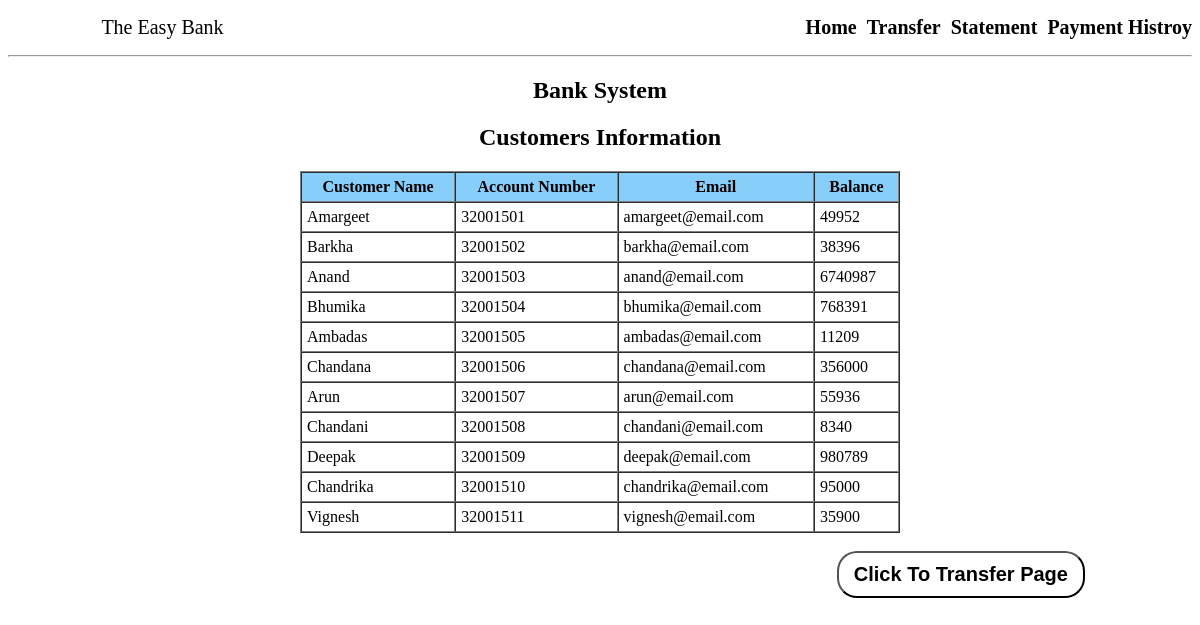
The page / on the database its author committed.
### tables this page shows
CREATE TABLE IF NOT EXISTS `bank_rec` (
  `name` varchar(20) NOT NULL,
  `acc_num` int NOT NULL,
  `bal` int NOT NULL,
  `email` varchar(20) DEFAULT NULL,
  PRIMARY KEY (`acc_num`)
);

### index.php (the view, shortened to what this page needs)
<?php
	include 'connection.php';
?>
<!DOCTYPE html>
<html>
<head>
</head>
<body>
	<?php include 'nav.php';  ?>
	<div class="box">
		<h2>Bank System </h2>
		<h2>Customers Information</h2>
		<table border="1px" cellpadding="5px" cellspacing="0px" align="center">
			<form action="transfer.php" metdod="post">
			<tr>
				<th>Customer Name</th>
				<th>Account Number</th>
				<th>Email</th>
				<th>Balance</th>
			</tr>
			<?php
				for ($i=1; $i<=9 ; $i++) {
					echo "<tr><td>";
					if(isset($con)){
					$qry = "select name from bank_rec where acc_num = 3200150$i";
					$res = mysqli_query($con,$qry);
					while ($row = mysqli_fetch_array($res)) {
						echo $row['name'];
					}
				}
				 echo "</td><td>3200150$i</td><td>";
				if(isset($con)){
					$qry = "select email from bank_rec where acc_num = 3200150$i";
					$res = mysqli_query($con,$qry);
					while ($row = mysqli_fetch_array($res)) {
						echo $row['email'];
					}
				}
				echo '</td><td>';
				if(isset($con)){
					$qry = "select bal from bank_rec where acc_num = 3200150$i";
					$res = mysqli_query($con,$qry);
					while ($row = mysqli_fetch_array($res)) {
						echo $row['bal'];
					}
				}
				echo '</td></tr>';
				}
				$qry = "select * from bank_rec";
				$res_s = mysqli_query($con,$qry);
				for ($i=10; $i<=mysqli_num_rows($res_s) ; $i++) {
					echo "<tr><td>";
					if(isset($con)){
					$qry = "select name from bank_rec where acc_num = 320015$i";
					$res = mysqli_query($con,$qry);
					while ($row = mysqli_fetch_array($res)) {
						echo $row['name'];
					}
				}
				 echo "</td><td>320015$i</td><td>";
				if(isset($con)){
					$qry = "select email from bank_rec where acc_num = 320015$i";
					$res = mysqli_query($con,$qry);
					while ($row = mysqli_fetch_array($res)) {
						echo $row['email'];
					}
				}
				echo '</td><td>';
				if(isset($con)){
					$qry = "select bal from bank_rec where acc_num = 320015$i";
					$res = mysqli_query($con,$qry);
					while ($row = mysqli_fetch_array($res)) {
						echo $row['bal'];
					}
				}
				echo '</td></tr>';
				}
			 ?>
			</form>
		</table>
	</div>
	<br>
	<button><a href="transferpage.php">Click To Transfer Page</a></button>
</body>
</html>

### nav.php (shortened to what this page needs)
<html>
<head>
</head>
<body>
<nav >
<ul >
			<li class="head">The Easy Bank</li>
			<li><a href="index.php">Home</a></li>
			<li><a href="transferpage.php">Transfer</a></li>
			<li><a href="statement.php">Statement</a></li>
			<li><a href="histroy.php">Payment Histroy</a></li>
</ul>
</nav>
<hr/>
</body>
</html>

### nav.php (style rules this page uses)
.head { font-size: 20px; padding-right: 50%; padding-left:5px ; }
h2 { display: flex; justify-content: center; width: 100%; }
table { width: 50vw; font-size: 1em; }
th { background-color: lightskyblue; }
ul { display: flex; justify-content: end; list-style: none; }
li a { padding-left: 10px; }
a { text-decoration: none; font-size: 20px; font-weight: bold; color: black; }
button { padding: 10px 15px; margin-left: 70%; background-color:transparent ; border-radius: 20px 20px; }

### rows shown on the page
bank_rec: name "Amargeet", email "amargeet@email.com", bal "49952"
bank_rec: name "Barkha", email "barkha@email.com", bal "38396"
bank_rec: name "Anand", email "anand@email.com", bal "6740987"
bank_rec: name "Bhumika", email "bhumika@email.com", bal "768391"
bank_rec: name "Ambadas", email "ambadas@email.com", bal "11209"
bank_rec: name "Chandana", email "chandana@email.com", bal "356000"
bank_rec: name "Arun", email "arun@email.com", bal "55936"
bank_rec: name "Chandani", email "chandani@email.com", bal "8340"
bank_rec: name "Deepak", email "deepak@email.com", bal "980789"
bank_rec: name "Chandrika", email "chandrika@email.com", bal "95000"
bank_rec: name "Vignesh", email "vignesh@email.com", bal "35900"
